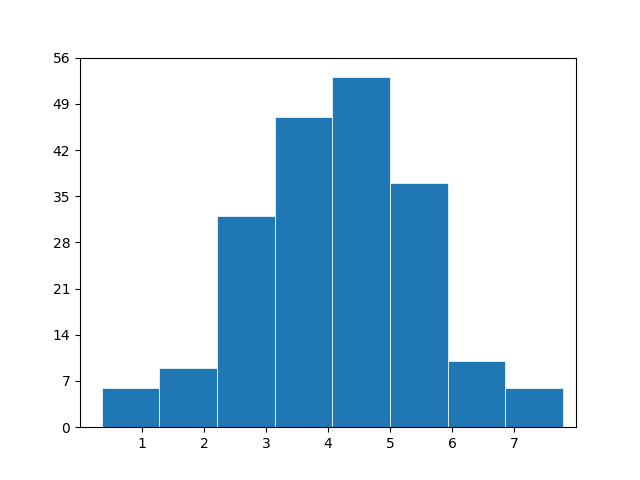

Recreate this plot in Python.
import matplotlib.pyplot as plt
import numpy as np

np.random.seed(1)
x = 4 + np.random.normal(0, 1.5, 200)

# plot:
fig, ax = plt.subplots()

ax.hist(x, bins=8, linewidth=0.5, edgecolor="white")

ax.set(xlim=(0, 8), xticks=range(1, 8),
       ylim=(0, 56), yticks=np.linspace(0, 56, 9))

#plt.show()
plt.savefig('histogram.png')


